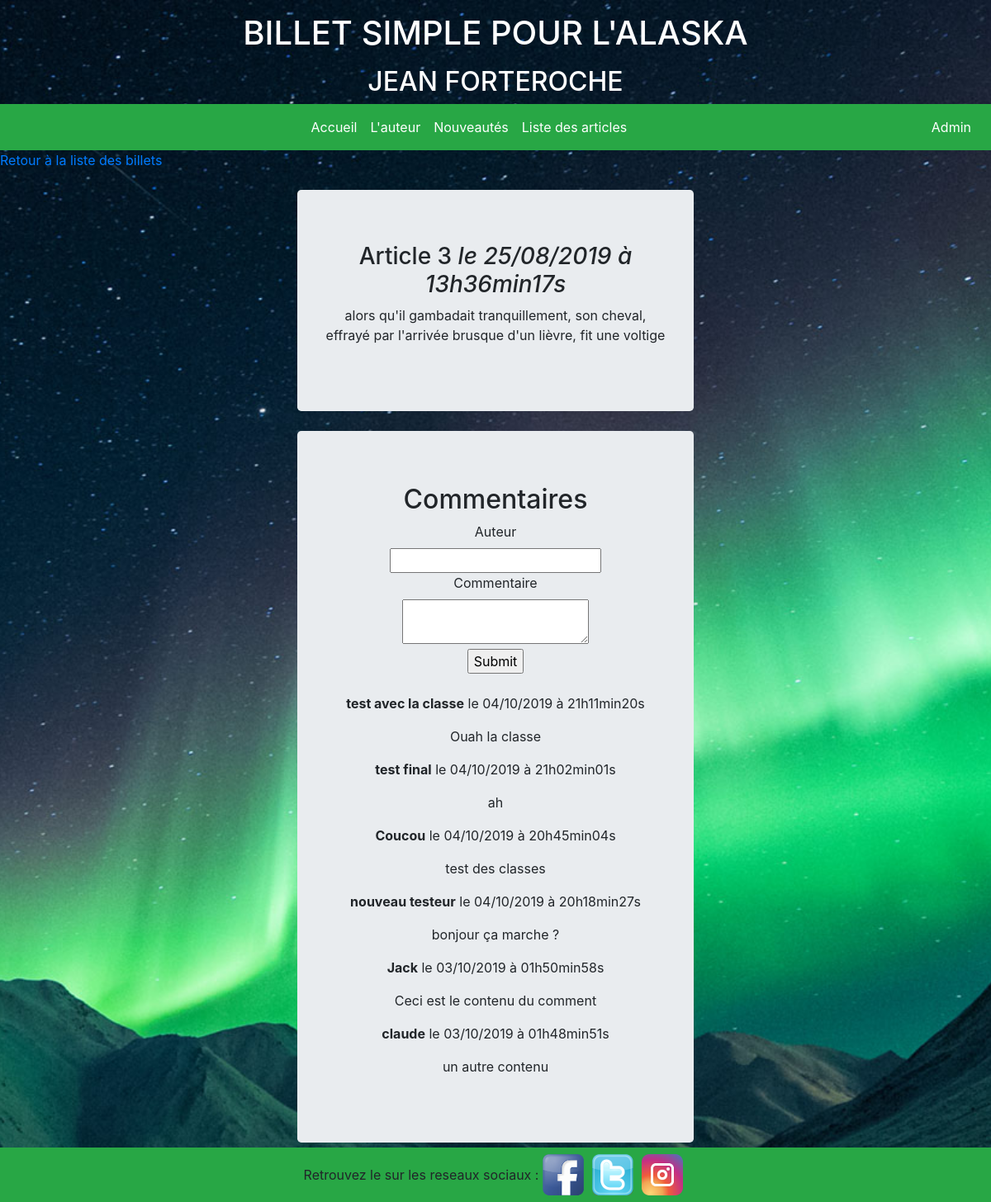
Page /Forteroche2/Blog/index.php?action=post&id=8 on the committed database.
### tables this page shows
CREATE TABLE IF NOT EXISTS `posts` (
  `id` int(11) NOT NULL AUTO_INCREMENT,
  `title` varchar(3000) NOT NULL,
  `content` varchar(3000) NOT NULL,
  `published` tinyint(1) NOT NULL,
  `creation_date` datetime DEFAULT CURRENT_TIMESTAMP,
  PRIMARY KEY (`id`)
);

CREATE TABLE IF NOT EXISTS `comments` (
  `id` int(11) NOT NULL AUTO_INCREMENT,
  `post_id` int(11) NOT NULL,
  `author` varchar(255) NOT NULL,
  `comment` text NOT NULL,
  `comment_date` datetime NOT NULL DEFAULT CURRENT_TIMESTAMP,
  `report` tinyint(4) NOT NULL,
  PRIMARY KEY (`id`)
);

### Forteroche2/Blog/Controller/PostController.php (called while the page is built, shortened)
<?php
require_once('Model/PostManager.php');
require_once('Model/CommentManager.php');
class PostController
{
	public function post()
	{
		$postManager = new \Forteroche\Blog\Model\PostManager();
		$commentManager = new \Forteroche\Blog\Model\CommentManager();
		$post = $postManager->getPost($_GET['id']);
		$comments = $commentManager->getComments($_GET['id']);
		require('View/frontend/postView.php');
	}
}

### Forteroche2/Blog/Model/PostManager.php (called while the page is built, shortened)
<?php
class PostManager extends Manager
{
	public function getPost($postId)
	{
		$db = $this->dbConnect();
		$req = $db->prepare('SELECT id,title,content,published,DATE_FORMAT(creation_date, \'%d/%m/%Y à %Hh%imin%ss\') AS date_creation_fr FROM posts WHERE id = ?');
		$req->execute(array($postId));
		$post = $req->fetch();
		return $post;
	}
}

### Forteroche2/Blog/Model/CommentManager.php (called while the page is built, shortened)
<?php
class CommentManager extends Manager
{
	public function getComments($postID)
	{
		$db = $this->dbConnect();
		$comments = $db->prepare('SELECT id,author,comment,DATE_FORMAT(comment_date, \'%d/%m/%Y à %Hh%imin%ss\') AS comment_date_fr ,report FROM comments WHERE post_id=? ORDER BY comment_date DESC');
		$comments->execute(array($postID));
		return $comments;
	}
}

### Forteroche2/Blog/View/frontend/postView.php (the view, shortened to what this page needs)
    <p><a href="index.php">Retour à la liste des billets</a></p>
    <div class="news">
        <div class="jumbotron">
            <div class="row">
                <div class="col text-center">
                    <h3>
                        <?= htmlspecialchars($post['title']); ?>
                        <em>le <?= $post['date_creation_fr']; ?></em>
                    </h3>
                    <p>
                    <?= nl2br(htmlspecialchars($post['content']));
                    ?>
                    </p>
                </div>
            </div>
        </div>
    </div>
    <div class="jumbotron">
        <div class="row">
            <div class="col text-center">
                <h2>Commentaires</h2>
                <form action="index.php?action=addComment&amp;id=<?= $post['id'] ?>" method="post">
                	<div>
                		<label for="author">Auteur</label><br />
                		<input type="text" id="author" name="author">
                	</div>
                	<div>
                		<label for="comment">Commentaire</label><br />
                		<textarea id="comment" name="comment"></textarea>
                	</div>
                	<div>
                		<input type="submit">
                	</div>
                </form>
                <br>
                <?php
                while($comment = $comments->fetch())
                {
                ?>
                	<p><strong><?= htmlspecialchars($comment['author'])?></strong> le <?= $comment['comment_date_fr'] ?></p>
                	<p><?= nl2br(htmlspecialchars($comment['comment'])) ?></p>
                <?php
                }
                ?>
            </div>
        </div>
    </div>
<?php $content = ob_get_clean(); ?>
<?php require('frontendTemplate.php'); ?>

### Forteroche2/Blog/index.php (shortened to what this page needs)
<?php
require ('Controller/PostController.php');
class router
{
    public function verification(){
        $postController = new \Forteroche\Blog\Controller\PostController();
        try{
            if (isset($_GET['action'])){
                if ($_GET['action'] == 'listPosts'){
                    $postController->listPosts();
                }
                else if ($_GET['action'] == 'post') {
                    if (isset($_GET['id']) && $_GET['id'] >0){
                       $postController->post();
                    }
                    else {
                        throw new Exception('Aucun identifiant de billet envoyé');
                    }
                }
            }
            else {
                $postController->listPosts();
            }
        }
        catch(Exeption $e) {
            echo 'Erreur :' .$e->getMessage();
        }
    }
}
$router = new Router();
$router->verification();
?>

### Forteroche2/Blog/View/frontend/frontendTemplate.php (shortened to what this page needs)
<!DOCTYPE html>
<html>
    <head>
  		<link rel="stylesheet" href="https://stackpath.bootstrapcdn.com/bootstrap/4.3.1/css/bootstrap.min.css">
        <link href="public/css/style.css" rel="stylesheet" />
    </head>
    <body>
    	<?php require('header.php') ?>
    	<nav class="navbar navbar-expand-sm justify-content-center sticky-top">
    <div class="container-fluid justify-content-center">
        <ul class="navbar-nav">
            <li class="nav-item">
                <a class=nav-link href="index.php">Accueil</a>
            </li>
            <li class="nav-item">
                <a class=nav-link href="index.php?action=auteur">L'auteur</a>
            </li>
            <li class="nav-item">
                <a class=nav-link href="index.php?action=news"> Nouveautés</a>
            </li>
            <li class="nav-item">
                <a class=nav-link href="index.php?action=fullList">Liste des articles</a>
            </li>
        </ul>
    </div>
        <ul class="navbar-nav navbar-right">
            <li class="nav-item">
                <a class=nav-link href="index.php?action=admin">Admin</a>
            </li>
        </ul>
</nav>
        <?= $content ?>
        <?php require('footer.php') ?>
    </body>
</html>

### Forteroche2/Blog/View/frontend/header.php
<header>
	<h1>BILLET SIMPLE POUR L'ALASKA</h1>
	<h2>JEAN FORTEROCHE</h2>
</header>

### Forteroche2/Blog/View/frontend/footer.php
<br><br><br>
<nav class="navbar navbar-expand-sm justify-content-center fixed-bottom">Retrouvez le sur les reseaux sociaux :
	<a class="icone" href="#"><img src="public/images/facebook-icon.png" alt="facebook icone"></a>
	<a class="icone" href=""><img src="public/images/twitter-icon.png" alt="twitter icone"></a>
	<a class="icone" href=""><img src="public/images/instagram-icon.png" alt="instagram icone"></a>
</nav>

### Forteroche2/Blog/Public/css/style.css (style rules this page uses)
body { margin:0; padding:0; background:url(../images/alaska.jpg)no-repeat center fixed; background-size: cover; }
header h1 { text-align: center; margin: 1rem; color: white; }
header h2 { text-align: center; color: white; }
nav { background-color: #28a745!important; }
.nav-link { position: relative; color: rgb(255, 255, 255); text-decoration: none; }
.nav-link:before { content: ""; position: absolute; width: 100%; height: 2px; bottom: 0; left: 0; background-color: white; visibility: hidden; -webkit-transform: scaleX(0); transform: scaleX(0); -webkit-transition: all 0.3s ease-in-out 0s; transition: all 0.3s ease-in-out 0s; }
.jumbotron { margin: 2% 30% 0px 30%; }
nav .icone { margin: 0 5px 0 5px; }

### rows in the picture
posts: title "Article 3", content "alors qu'il gambadait tranquillement, son cheval, effrayé par l'arrivée brusque d'un lièvre, fit une voltige"
comments: author "test avec la classe", comment_date_fr "04/10/2019 à 21h11min20s", comment "Ouah la classe"
comments: author "test final", comment_date_fr "04/10/2019 à 21h02min01s", comment "ah"
comments: author "Coucou", comment_date_fr "04/10/2019 à 20h45min04s", comment "test des classes"
comments: author "nouveau testeur", comment_date_fr "04/10/2019 à 20h18min27s", comment "bonjour ça marche ?"
comments: author "Jack", comment_date_fr "03/10/2019 à 01h50min58s", comment "Ceci est le contenu du comment"
comments: author "claude", comment_date_fr "03/10/2019 à 01h48min51s", comment "un autre contenu"

### other values in the picture
$post['date_creation_fr'] "25/08/2019 à 13h36min17s"
